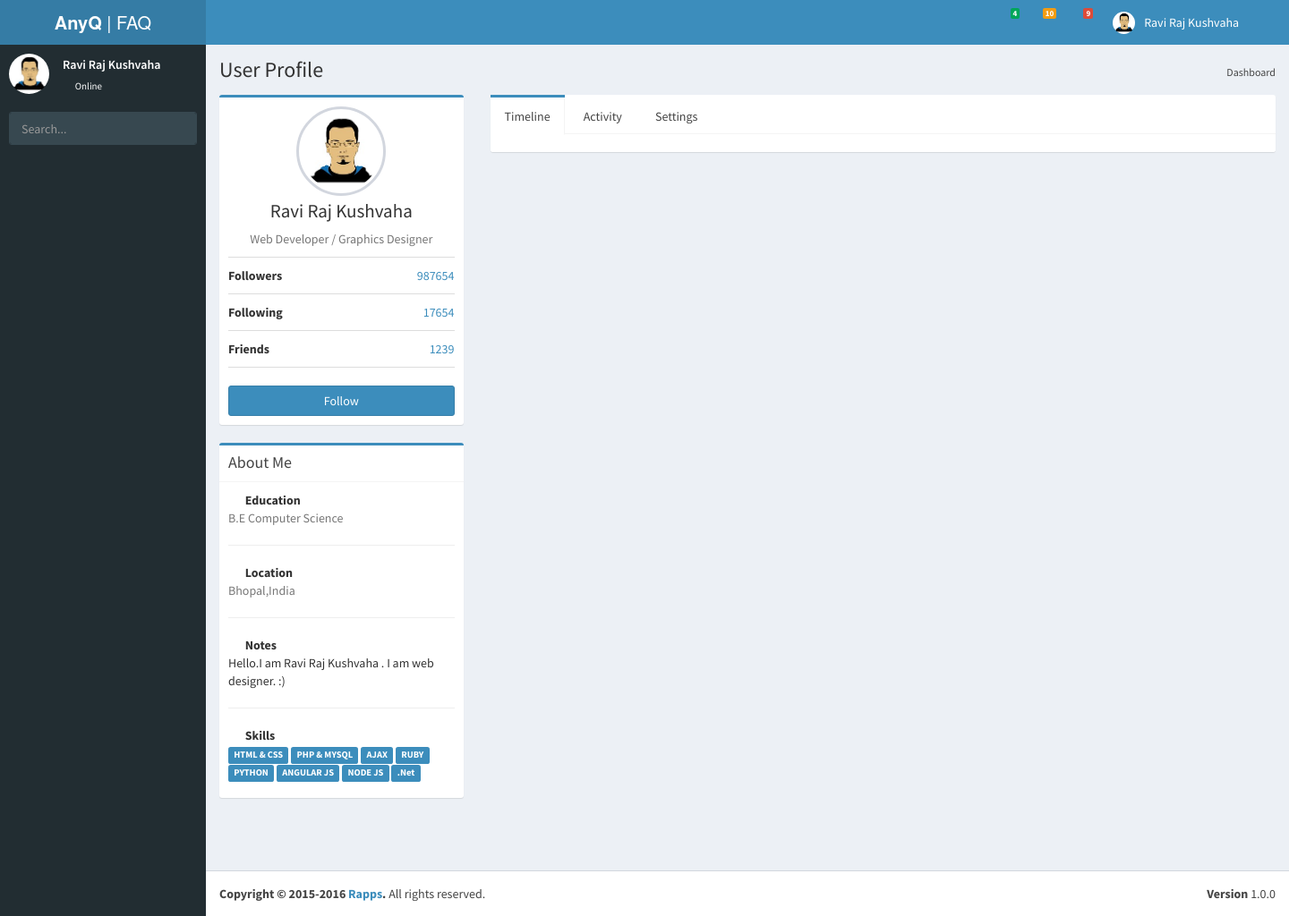
The app's page /single.php (signed in) with its own data.
### tables this page shows
CREATE TABLE IF NOT EXISTS `users` (
  `user_id` int(11) NOT NULL AUTO_INCREMENT,
  `user_name` varchar(100) NOT NULL,
  `user_email` varchar(100) NOT NULL,
  `user_pass` varchar(100) NOT NULL,
  `user_image` text NOT NULL,
  `register_date` date NOT NULL,
  `last_login` date NOT NULL,
  `status` text NOT NULL,
  `posts` text NOT NULL,
  `user_job` text NOT NULL,
  `user_followers` mediumtext NOT NULL,
  `user_followings` mediumtext NOT NULL,
  `user_friends` varchar(10000) NOT NULL,
  `user_education` varchar(200) NOT NULL,
  `user_location` varchar(200) NOT NULL,
  `user_notes` varchar(500) NOT NULL,
  `user_skill` multilinestring NOT NULL,
  PRIMARY KEY (`user_id`)
);

CREATE TABLE IF NOT EXISTS `topics` (
  `topic_id` int(11) NOT NULL AUTO_INCREMENT,
  `topic_title` text NOT NULL,
  PRIMARY KEY (`topic_id`)
);

### single.php (the view, shortened to what this page needs)
<?php
  include("functions/function.php");
if(!isset($_SESSION['user_email'])){
	header("location: index.php");
}
else{
 ?>
<!DOCTYPE html>
<html>
  <head>
    <link rel="stylesheet" href="styles/bootstrap.min.css">
    <link rel="stylesheet" href="styles/font-awesome.min.css">
    <link rel="stylesheet" href="styles/ionicons.min.css">
    <link rel="stylesheet" href="styles/AdminLTE.min.css">
    <link rel="stylesheet" href="styles/_all-skins.min.css">
  </head>
  <body class="hold-transition skin-blue sidebar-mini">
    <div class="wrapper">
      <header class="main-header">
        <a href="home.php" class="logo">
          <span class="logo-lg"><b>AnyQ </b>| FAQ</span>
        </a>
        <nav class="navbar navbar-static-top" role="navigation">
          <a href="#" class="sidebar-toggle" data-toggle="offcanvas" role="button">
          </a>
          <div class="navbar-custom-menu">
            <ul class="nav navbar-nav">
              <li class="dropdown messages-menu">
                <a href="#" class="dropdown-toggle" data-toggle="dropdown">
                  <i class="fa fa-envelope-o"></i>
                  <span class="label label-success">4</span>
                </a>
              </li>
              <li class="dropdown notifications-menu">
                <a href="#" class="dropdown-toggle" data-toggle="dropdown">
                  <i class="fa fa-bell-o"></i>
                  <span class="label label-warning">10</span>
                </a>
              </li>
              <li class="dropdown tasks-menu">
                <a href="#" class="dropdown-toggle" data-toggle="dropdown">
                  <i class="fa fa-flag-o"></i>
                  <span class="label label-danger">9</span>
                </a>
              </li>
              <li class="dropdown user user-menu">
                <a href="#" class="dropdown-toggle" data-toggle="dropdown">
                <?php
                     $user = $_SESSION['user_email'];
                     $get_user = "select * from users where user_email='$user'";
                     $run_user = mysqli_query($con,$get_user);
                     $row = mysqli_fetch_array($run_user);
                     $user_name = $row['user_name'];
                     $user_job = $row['user_job'];
                     $user_followers = $row['user_followers'];
                     $user_followings = $row['user_followings'];
                     $user_friends = $row['user_friends'];
                     $user_image = $row['user_image'];
                     $register_date = $row['register_date'];
                    echo"
                     <img src='user/user_images/$user_image' class='user-image' alt='User Image'>
                  <span class='hidden-xs'>$user_name</span>
                </a>
                <ul class='dropdown-menu'>
                  <li class='user-header'>
                    <img src='user/user_images/$user_image' class='img-circle' alt='User Image'>
                    <p>
                      $user_name - $user_job
                      <small>Member since $register_date</small>
                    </p>
                  </li>
                  <li class='user-body'>
                    <div class='col-xs-4 text-center'>
                      <a href='#' class='pull-left'>Followers</a><a>$user_followers</a>
                    </div>
                    <div class='col-xs-4 text-center'>
                       <a href='#' class='pull-left'>Followings</a><a>$user_followings</a>
                    </div>
                    <div class='col-xs-4 text-center'>
                       <a href='#' class='pull-left'>Friends</a><a>$user_friends</a>
                    </div>
                  </li>
                   ";
                    ?>
                </ul>
              </li>
              <li>
                <a href="#" data-toggle="control-sidebar"><i class="fa fa-gears"></i></a>
              </li>
            </ul>
          </div>
        </nav>
      </header>
      <aside class="main-sidebar">
        <section class="sidebar">
          <div class="user-panel">
            <div class="pull-left image">
            <?php
                     $user = $_SESSION['user_email'];
                     $get_user = "select * from users where user_email='$user'";
                     $run_user = mysqli_query($con,$get_user);
                     $row = mysqli_fetch_array($run_user);
                     $user_name = $row['user_name'];
                     $user_image = $row['user_image'];
                     echo"
              <img src='user/user_images/$user_image' class='img-circle' alt='User Image'>
            </div>
            <div class='pull-left info'>
              <p>$user_name</p>
              ";
              ?>
              <a href="#"><i class="fa fa-circle text-success"></i> Online</a>
            </div>
          </div>
          <form action="#" method="get" class="sidebar-form">
            <div class="input-group">
              <input type="text" name="q" class="form-control" placeholder="Search...">
              <span class="input-group-btn">
                <button type="submit" name="search" id="search-btn" class="btn btn-flat"><i class="fa fa-search"></i></button>
              </span>
            </div>
          </form>
      </aside>
      <div class="content-wrapper">
        <section class="content-header">
          <h1>
            User Profile
          </h1>
          <ol class="breadcrumb">
            <li class="active"><a href="#"><i class="fa fa-dashboard"></i>Dashboard</a></li>
          </ol>
        </section>
        <section class="content">
          <div class="row">
            <div class="col-md-3">
              <div class="box box-primary">
                <div class="box-body box-profile">
                 <?php
                     $user = $_SESSION['user_email'];
                     $get_user = "select * from users where user_email='$user'";
                     $run_user = mysqli_query($con,$get_user);
                     $row = mysqli_fetch_array($run_user);
                     $user_name = $row['user_name'];
                     $user_education = $row['user_education'];
                     $user_job = $row['user_job'];
                     $user_followers = $row['user_followers'];
                     $user_followings = $row['user_followings'];
                     $user_friends = $row['user_friends'];
                     $user_location = $row['user_location'];
                     $user_notes = $row['user_notes'];
                     $user_image = $row['user_image'];
                  echo "
                  <img class='profile-user-img img-responsive img-circle' src='user/user_images/$user_image' width='200px' height='200px' alt='User profile picture'>
                  <h3 class='profile-username text-center'>$user_name</h3>
                  <p class='text-muted text-center'>$user_job</p>
                  <ul class='list-group list-group-unbordered'>
                    <li class='list-group-item'>
                      <b>Followers</b> <a class='pull-right'>$user_followers</a>
                    </li>
                    <li class='list-group-item'>
                      <b>Following</b> <a class='pull-right'>$user_followings</a>
                    </li>
                    <li class='list-group-item'>
                      <b>Friends</b> <a class='pull-right'>$user_friends</a>
                    </li>
                  </ul>
                  <a href='#' class='btn btn-primary btn-block'<b>Follow</b></a>
                </div>
              </div>
              <div class='box box-primary'>
                <div class='box-header with-border'>
                  <h3 class='box-title'>About Me</h3>
                </div>
                <div class='box-body'>
                  <strong><i class='fa fa-book margin-r-5'></i>  Education</strong>
                  <p class='text-muted'>
                   $user_education
                  </p>
                  <hr>
                  <strong><i class='fa fa-map-marker margin-r-5'></i> Location</strong>
                  <p class='text-muted'>$user_location</p>
                  <hr>
                  <strong><i class='fa fa-file-text-o margin-r-5'></i> Notes</strong>
                  <p>$user_notes</p>
                   ";
                   ?>
                  <hr>
                  <strong><i class="fa fa-pencil margin-r-5"></i> Skills</strong>
                  <p>
                  <?php
                        $get_topics = "select  * from topics";
                        $run_topics = mysqli_query($con,$get_topics);
                        while ($row = mysqli_fetch_array($run_topics)) {
                        	$topic_title = $row['topic_title'];
                        	echo "
							<span class='label label-primary'>$topic_title</span>
		                    ";
                        }
                   ?>
                  </p>
                </div>
              </div>
            </div>
            <div class="col-md-9">
              <div class="nav-tabs-custom">
                <ul class="nav nav-tabs">
                  <li class="active"><a href="#activity" data-toggle="tab">Timeline</a></li>
                  <li><a href="#timeline" data-toggle="tab">Activity</a></li>
                  <li><a href="#settings" data-toggle="tab">Settings</a></li>
                </ul>
                <div class="tab-content">
                </div>
              </div>
            </div>
          </div>
        </section>
      </div>
      <footer class="main-footer">
        <div class="pull-right hidden-xs">
          <b>Version</b> 1.0.0
        </div>
        <strong>Copyright &copy; 2015-2016 <a href="http://ravirajkushvaha.wordpress.com.com">Rapps</a>.</strong> All rights reserved.
      </footer>
    </div>
  </body>
</html>
<?php } ?>

### records on screen
users: user_image (placeholder picture), user_name "Ravi Raj Kushvaha", user_job "Web Developer / Graphics Designer", user_followers "987654", user_followings "17654", user_friends "1239", user_education "B.E Computer Science", user_location "Bhopal,India", user_notes "Hello.I am Ravi Raj Kushvaha . I am web designer. :)"
topics: topic_title "HTML & CSS"
topics: topic_title "PHP & MYSQL"
topics: topic_title "AJAX"
topics: topic_title "RUBY"
topics: topic_title "PYTHON"
topics: topic_title "ANGULAR JS"
topics: topic_title "NODE JS"
topics: topic_title ".Net"
